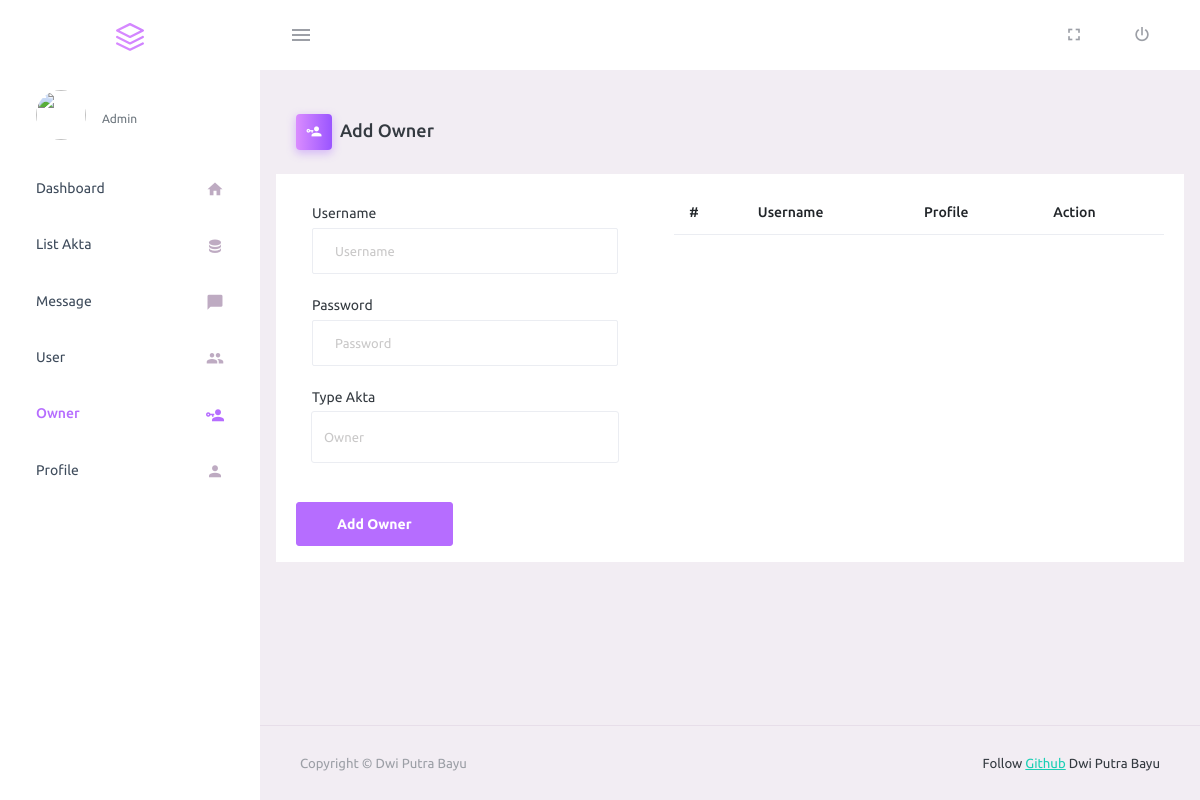
The page /owner/owner.php (signed in) on the database as committed earlier.
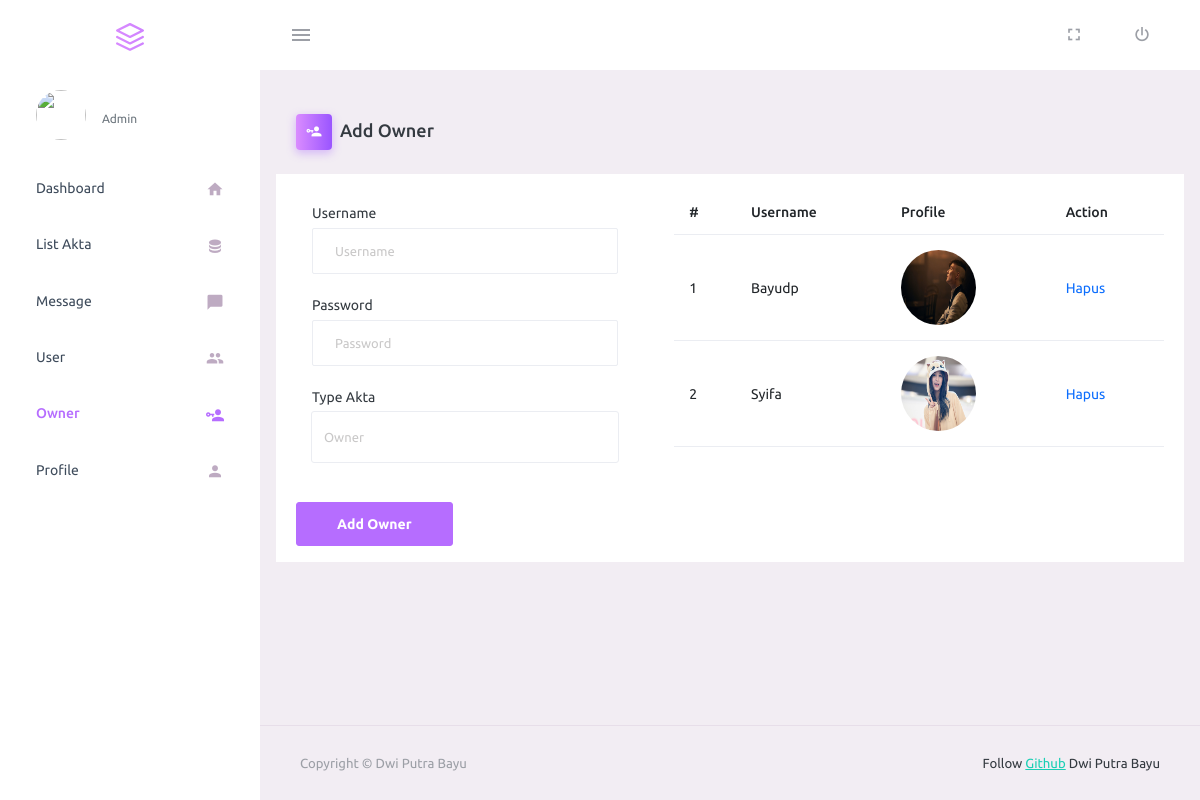
The same page on the database as committed later.
### tables this page shows
CREATE TABLE `owner` (
  `id` int(11) NOT NULL,
  `username` varchar(255) NOT NULL,
  `admin_profile` text NOT NULL,
  `password` varchar(255) NOT NULL,
  `role` varchar(255) NOT NULL
);

### owner/owner.php (the view, shortened to what this page needs)
<?php
require "../include/db.php";
?>
<!DOCTYPE html>
<html lang="en">
<?php require "partials/head.php" ?>
<body>
    <div class="container-scroller">
        <?php require "partials/navbar.php" ?>
        <div class="container-fluid page-body-wrapper">
            <?php require "partials/sidebar.php" ?>
            <div class="main-panel">
                <div class="content-wrapper">
                    <div class="page-header">
                        <h3 class="page-title">
                            <span class="page-title-icon bg-gradient-primary text-white me-2">
                                <i class="mdi mdi-account-key"></i>
                            </span>Add Owner
                        </h3>
                    </div>
                    <div class="row d-flex justify-content-between bg-white">
                        <div class="col-md-5 py-3">
                            <form role="form" action="function.php" method="POST">
                                <div class="card-body">
                                    <div class="form-group">
                                        <label>Username</label>
                                        <input type="text" class="form-control" name="username" placeholder="Username">
                                    </div>
                                    <div class="form-group">
                                        <label>Password</label>
                                        <input type="password" class="form-control" name="password"
                                            placeholder="Password">
                                    </div>
                                    <div class="form-group">
                                        <label for="TypeAkta">Type Akta</label>
                                        <select class="form-control" style="height: 50px;" id="TypeAkta" name="role">
                                            <option>Owner</option>
                                        </select>
                                    </div>
                                </div>
                                <button type="submit" name="add-owner" class="btn btn-primary">Add
                                    Owner</button>
                            </form>
                        </div>
                        <div class="col-md-7 py-3">
                            <table class="table table-hover" id="example">
                                <thead>
                                    <tr>
                                        <th scope="col">#</th>
                                        <th scope="col">Username</th>
                                        <th scope="col">Profile</th>
                                        <th scope="col">Action</th>
                                    </tr>
                                </thead>
                                <tbody>
                                    <?php
                                    $q = "SELECT * FROM owner";
                                    $r = mysqli_query($db,$q);
                                    $c = 1;
                                    while ($owner = mysqli_fetch_array($r)) {
                                    ?>
                                    <tr style="width: fit-content;">
                                        <td><?= $c ?></td>
                                        <td><?= $owner['username'] ?></td>
                                        <td><img style="height: 75px; width:75px;"
                                                src="assets/images/<?= $owner['admin_profile'] ?>">
                                        </td>
                                        <td>
                                            <a class="text-decoration-none" href="delete-owner.php?id=<?= $owner["id"]; ?>"
                                                onclick="return confirm('Are you sure?');">Hapus</a>
                                        </td>
                                    </tr>
                                    <?php
                                    $c++;
                                    }
                                    ?>
                                </tbody>
                            </table>
                        </div>
                    </div>
                </div>
                <?php require "partials/footer.php" ?>
            </div>
        </div>
    </div>
</body>
</html>

Rows that differ between the two databases and show on the page:
added owner: username "Bayudp", admin_profile (picture)
added owner: username "Syifa", admin_profile (picture)
